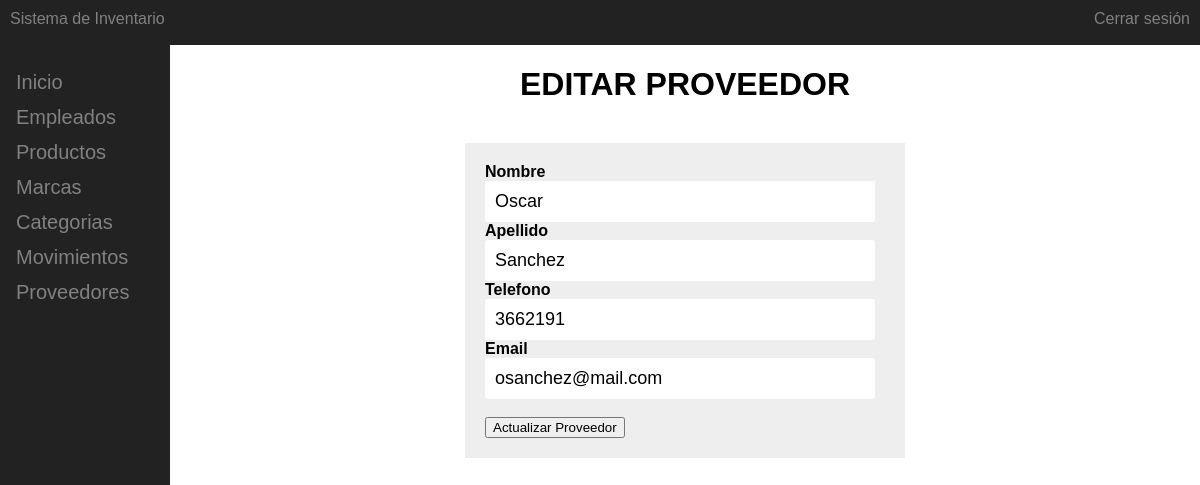
/index.php?view=controller/editar_proveedores.php&id=2 (signed in), run on the app's committed database.
### tables this page shows
CREATE TABLE `proveedores` (
  `id_proveedor` int(3) NOT NULL COMMENT 'Id de el proveedor',
  `nombre` varchar(25) NOT NULL COMMENT 'Nombres del proveedor',
  `apellido` varchar(25) NOT NULL COMMENT 'Apellidos del proveedor',
  `telefono` int(11) DEFAULT NULL COMMENT 'Telefono del proveedor',
  `email` varchar(45) DEFAULT NULL COMMENT 'Email del proveedor',
  `documentoId` varchar(20) NOT NULL COMMENT 'documento de identificacion del proveedor'
);

### model/conexion.php (called while the page is built)
<?php
class Conexion
{
    public static function Conectar()
    {
        try
        {
            $conexion = new PDO('mysql:host=localhost;dbname=inventario','root','');
            $conexion->setAttribute(PDO::ATTR_ERRMODE, PDO::ERRMODE_EXCEPTION);
            $conexion->exec("SET CHARACTER SET UTF8");
        }
        catch(Exception $e)
        {
            die("Error" . $e->getMessage());
            echo "Linea del error" . $e->getLine();
        }
        return $conexion;
    }
}
?>

### model/proveedor.php (called while the page is built, shortened)
<?php
require_once 'conexion.php';
class Proveedor
{
	private $conexion;
	public function Proveedor()
	{
		$this->conexion = Conexion::Conectar();
	}
	public function consultarProveedor($id)
	{
		$consulta=$this->conexion->prepare("SELECT * FROM proveedores WHERE id_proveedor=$id");
		$consulta->execute();
		return $consulta;
	}
}
?>

### index.php (called while the page is built)
<?php
require_once 'controller/inicio.php';
?>

### controller/editar_proveedores.php (the view, shortened to what this page needs)
<?php
    require_once "model/proveedor.php";
    $proveedor = new Proveedor();
    $resultado = $proveedor->consultarProveedor($_GET["id"]);
    foreach ($resultado as $registro) {
?>
<div>
	<div>
	    <h1 align="center">EDITAR PROVEEDOR</h1>
	    <br>
	    <form  method="post"  action="index.php?view=controller/actualizar_proveedores.php">
            <div>
                <b>Nombre</b>
                <div>
                <input type="text" name="nombre" value=<?php echo $registro['nombre'];?>   placeholder="Nombre">
                </div>
            </div>
            <div>
                <b>Apellido</b>
                <div>
                <input type="text" name="apellido" value="<?php echo $registro['apellido'];?>" placeholder="Apellido">
                </div>
            </div>
            <div>
                <b>Telefono</b>
                <div>
                <input type="text" name="telefono" value="<?php echo $registro['telefono'];?>" placeholder="Telefono">
                </div>
            </div>
            <div>
                <b>Email</b>
                <div>
                <input type="text" name="email" value="<?php echo $registro['email'];?>" placeholder="Email">
                </div>
            </div>
            <div>
                <div>
                    <input type="hidden" name="id_proveedor" value="<?php echo $registro['id_proveedor']; }?>">
                    <button type="submit">Actualizar Proveedor</button>
                </div>
             </div>
        </form>
	</div>
</div>

### css/estilos.css (style rules this page uses)
body { font-family: Arial, Helvetica, sans-serif; margin:0px; }
form { background-color: #eee; margin: 0 auto; width: 400px; padding: 20px; }
input { border: solid 0; border-radius: 3px; }
input[type=text], input[type=password] { padding: 10px; font-size: 18px; outline: none; width: 370px; }

### data on the page
proveedores: nombre "Oscar", apellido "Sanchez", telefono "3662191", email "osanchez@mail.com"
